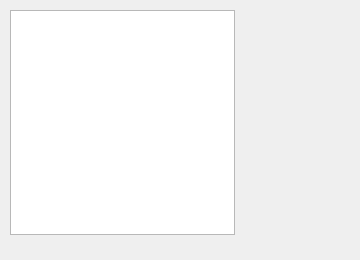
<?xml version="1.0" encoding="UTF-8"?>
<ui version="4.0">
 <class>Widget</class>
 <widget class="QWidget" name="Widget">
  <property name="geometry">
   <rect>
    <x>0</x>
    <y>0</y>
    <width>360</width>
    <height>260</height>
   </rect>
  </property>
  <property name="windowTitle">
   <string>Widget</string>
  </property>
  <widget class="QGraphicsView" name="graphicsView">
   <property name="geometry">
    <rect>
     <x>10</x>
     <y>10</y>
     <width>225</width>
     <height>225</height>
    </rect>
   </property>
  </widget>
 </widget>
 <layoutdefault spacing="6" margin="11"/>
 <resources/>
 <connections/>
</ui>
